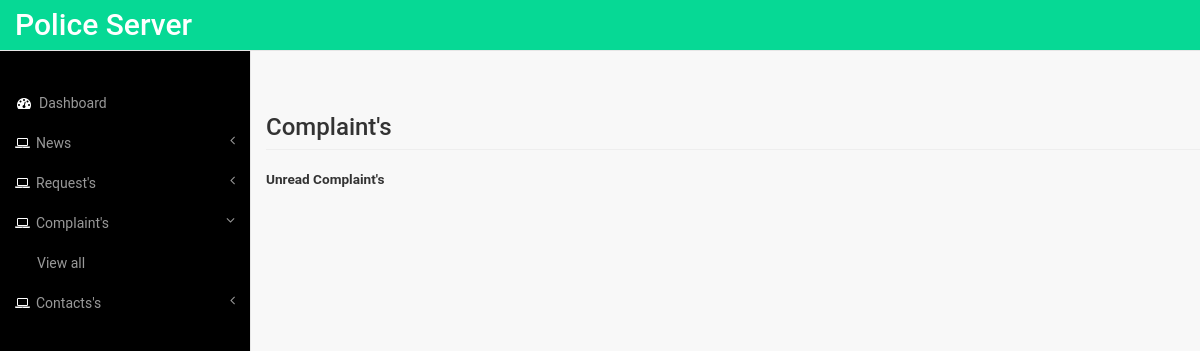
The app's page /complaint.php, older data.
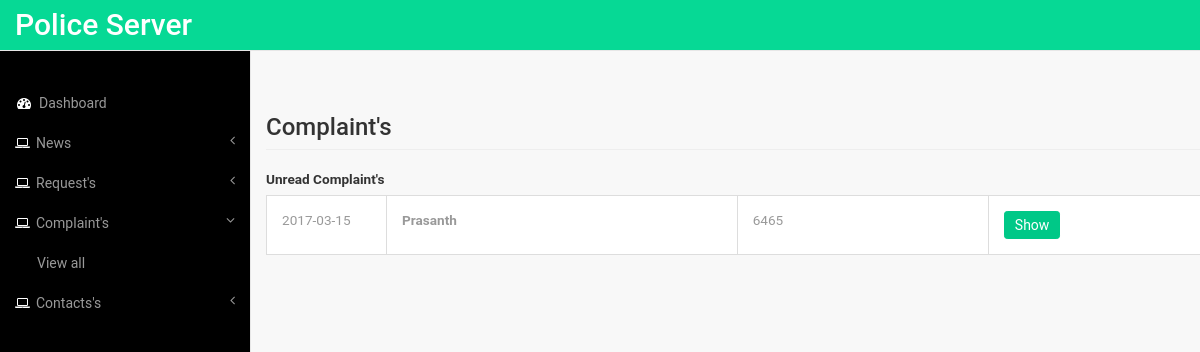
The same page, newer data.
### tables this page shows
CREATE TABLE `complaint` (
  `id` int(11) NOT NULL,
  `user_id` int(11) NOT NULL,
  `title` varchar(255) NOT NULL,
  `content` text NOT NULL,
  `location` text NOT NULL,
  `date` date NOT NULL,
  `status` int(1) NOT NULL
);

CREATE TABLE `users` (
  `id` int(11) NOT NULL,
  `name` varchar(255) NOT NULL,
  `email` varchar(255) NOT NULL,
  `mobile` varchar(255) NOT NULL,
  `password` varchar(255) NOT NULL,
  `aadhar` text NOT NULL,
  `device_id` text NOT NULL,
  `fcm_id` text NOT NULL
);

### libs/Admin.php (called while the page is built, shortened)
<?php
require_once 'DbConnection.php';
class Admin extends Dbconnection {
    public function getComplaint($comp_id = ""){
        if($comp_id != ""){
               $query = "select * from  complaint where id = '$comp_id'";
           }else{
               $query = "select * from  complaint where status = '0' ORDER BY date DESC";
           }
        return $this->getData($query);
    }
}

### libs/DbConnection.php (called while the page is built, shortened)
<?php
class DbConnection {
    private $host = "localhost";
    private $username = "root";
    private $password = "";
    private $database = "police_db";
    public $connection;
    public function __construct() {
       $this->connection = new mysqli($this->host,$this->username,$this->password,$this->database);
    }
    public function getData($query) {
        $result = mysqli_query($this->connection, $query) or die(mysqli_error($this->connection));
        return mysqli_fetch_all($result, MYSQLI_ASSOC);
    }
}

### libs/User.php (called while the page is built, shortened)
<?php
require_once 'DbConnection.php';
class User extends DbConnection{
public function getUser($user_id = ""){
    $query = "SELECT * FROM users";
    return $this->getData($query);
}
}
 ?>

### complaint.php (the view, shortened to what this page needs)
<?php
require_once 'libs/Admin.php';
require_once 'libs/User.php';
$admin = new Admin();
$user = new User();
include 'includes/header.php';
$complaint_data = $admin->getComplaint();
?>
<br>
<div class="container">
	<h3 class="page-header">Complaint's</h3>
	<div class="complaints_wrapper "  style="padding-right: 60px;">
	<label><strong>Unread Complaint's</strong></label>
		<table class="table table-bordered data-container" >
			<tbody>
				<?php foreach ($complaint_data as $complaint){
					$complaint_id = $complaint['id'];
					$user_id = $complaint['user_id'];
					$title = $complaint['title'];
					$date = $complaint['date'];
					$user_data = $user->getUser($user_id);
					$user_name = $user_data[0]['name'];
					?>
						<tr class="unread checked complaint_row">
							<td width="120px">
								<?=ucfirst($date)?>
							</td>
							<td class="hidden-xs">
								<strong>
									<?=ucfirst($user_name)?>
								</strong>
							</td>
							<td>
								<?=ucfirst($title)?>
							</td>
							<td>
								<a href="complaint_view.php?id=<?=$complaint_id;?>" class="btn btn-primary">
									Show
								</a>
							</td>
							</tr>
					<?php } ?>
				</tbody>
			</table>
		</div>
	</div>
</div>
</div>
<?php include 'includes/footer.php';?>

Row changes from the older to the newer data that the page shows:
added complaint: date "2017-03-15", user.name "Prasanth", title "6465"
